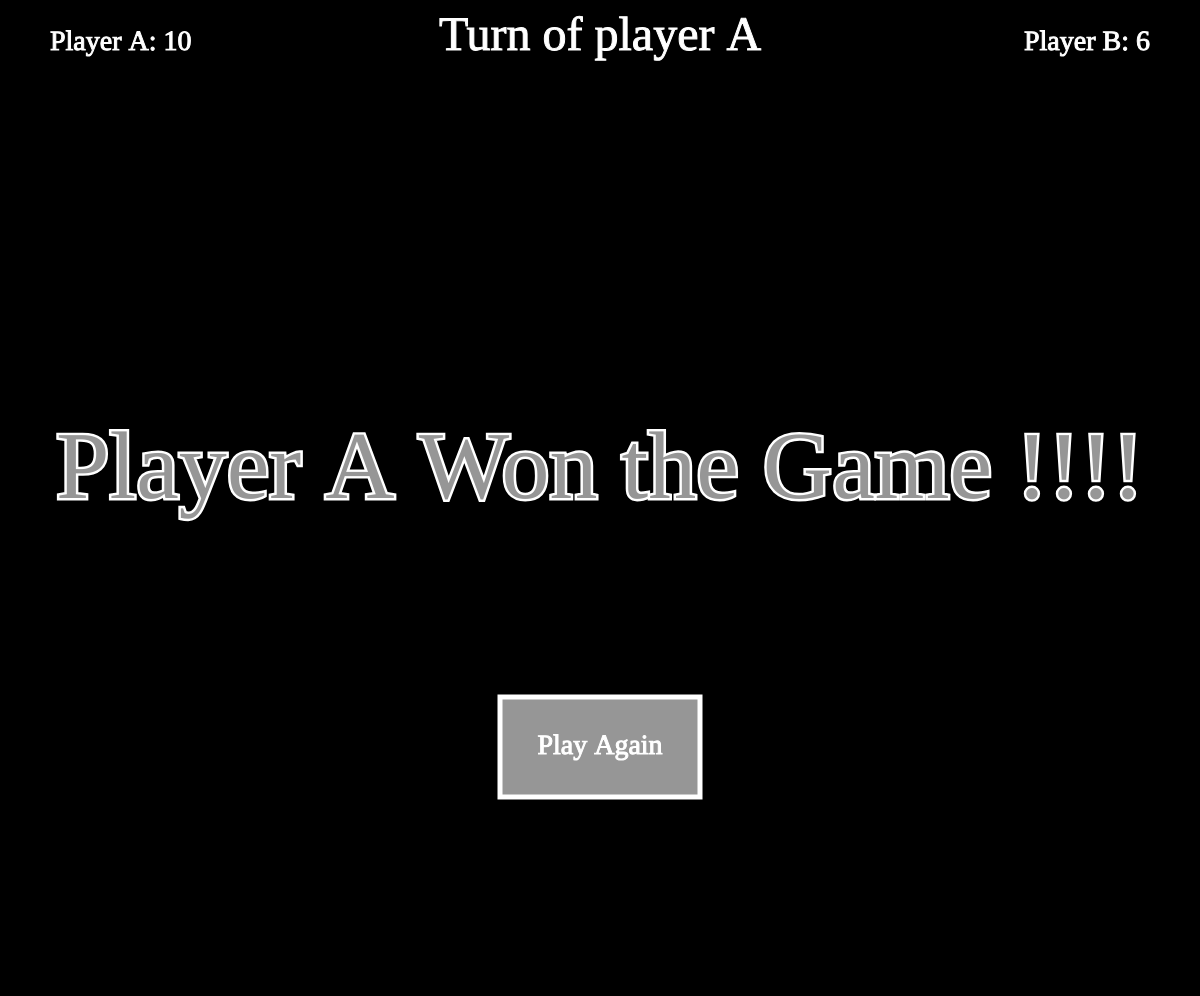
Frame 1 (no input)
Frame 60 (no input): identical to frame 1, image omitted
Frame 120 (the mouse pressed at the canvas centre since frame 60): identical to frame 1, image omitted

The p5.js sketch that drew this single still picture (run headless with seeded random() and noise() and a simulated clock; from frame 60 on, the mouse is pressed at the canvas centre):

// p5.js sketch
// ── sketch.js
let x, h, w;
let run = true;
let turn = 1;
let pl = [10, 6];

function setup() {
	createCanvas(innerWidth, innerHeight - 4);
	textFont('Georgia');
	h = height * 0.75;
	w = (width - h) / 2;
	x = new board(w, height - h - 50, width - w, h - 50);
}

function draw() {
	background(0);
	score();
	if (run) {
		x.select(mouseX, mouseY);
		x.render();
	} else {
		button();
	}
}

function control() {
	let p = x.mark(turn);
	if (p.m) {
		let a = turn === 1 ? 0 : 1;
		pl[a] += p.p;
		if (!p.w) {
			turn *= -1;
		}
	}
}

function reset() {
	if (over) {
		x = new board(w, height - h - 50, width - w, h - 50);
		pl = [0, 0];
		run = true;
		turn = 1;
		over = false;
	}
}

function mousePressed() {
	if (mouseButton === LEFT) {
		if (run) {
			control();
		} else {
			reset();
		}
	}
}

let over = false;
function button() {
	let c1 = 150;
	let c2 = 255;
	if (over) {
		c1 = 100;
		c2 = 150;
		cursor(HAND);
	} else {
		cursor(ARROW);
	}
	push();
	rectMode(RADIUS);
	fill(c1, c2);
	rect(width / 2, (3 * height) / 4, 100, 50);
	fill(255);
	textSize(28);
	stroke(255, c2);
	strokeWeight(1);
	textAlign(CENTER, CENTER);
	text('Play Again', width / 2, (3 * height) / 4);
	pop();
	over = buttonOver();
}

function buttonOver() {
	let res = false;
	let x = abs(width / 2 - mouseX);
	let y = abs((3 * height) / 4 - mouseY);
	if (x < 100 && y < 50) {
		res = true;
	}
	return res;
}

function score() {
	stroke(255);
	strokeWeight(1);
	fill(255);
	textSize(28);
	textAlign(LEFT);
	text('Player A: ' + pl[0], 50, 50);
	textAlign(RIGHT);
	text('Player B: ' + pl[1], width - 50, 50);
	let t = turn === 1 ? 'A' : 'B';
	textSize(48);
	textAlign(CENTER);
	text('Turn of player ' + t, width / 2, 50);

	let a = pl[0] + pl[1];
	if (a === 16) {
		run = false;
		fill(150);
		stroke(255);
		textSize(96);
		strokeWeight(5);
		if (pl[0] != pl[1]) {
			let p = pl[0] > pl[1] ? 'A' : 'B';
			text('Player ' + p + ' Won the Game !!!!', width / 2, height / 2);
		} else {
			text('The game draw', width / 2, height / 2);
		}
	}
}

// ── board.js
class board {
	constructor(x1, y1, x2, y2) {
		this.points = [];
		this.cells = [];
		this.marked = [[], []];
		this.selection = { s: false, i: 0, x: 0, y: 0 };
		let s = (x2 - x1) / 4;
		let x = x1;
		let y = y1;
		for (let i = 0; i < 5; i++) {
			this.points[i] = [];
			for (let j = 0; j < 5; j++) {
				this.points[i].push({ x, y });
				x += s;
			}
			x = x1;
			y += s;
		}
		for (let i = 0; i < 4; i++) {
			this.cells[i] = [];
			for (let j = 0; j < 4; j++) {
				let p1 = this.points[i][j];
				let p2 = this.points[i + 1][j + 1];
				this.cells[i].push(new cell(p1.x, p1.y, p2.x, p2.y, s));
			}
		}
		for (let i = 0; i < 5; i++) {
			this.marked[0][i] = [];
			for (let j = 0; j < 4; j++) {
				this.marked[0][i][j] = false;
			}
		}
		for (let i = 0; i < 4; i++) {
			this.marked[1][i] = [];
			for (let j = 0; j < 5; j++) {
				this.marked[1][i][j] = false;
			}
		}
	}

	render() {
		stroke(255);
		strokeWeight(15);
		push();
		for (let cell of this.cells) {
			for (let c of cell) {
				c.render();
			}
		}
		pop();
		for (let pont of this.points) {
			for (let p of pont) {
				point(p.x, p.y);
			}
		}
	}

	draw(p1, p2) {
		let f = this.selection;
		if (!this.marked[f.i][f.x][f.y]) {
			cursor(HAND);
			stroke(255, 150);
			strokeWeight(15);
			line(p1.x, p1.y, p2.x, p2.y);
		}
	}

	select(x, y) {
		//Horizontal lines
		let ver = false;
		let hor = false;
		for (let line of this.points) {
			let py = abs(line[0].y - y);
			if (py <= 7) {
				for (let i in line) {
					if (x < line[i].x) {
						if (i > 0) {
							let px1 = abs(line[i].x - x);
							let px2 = abs(line[i - 1].x - x);
							if (px1 > 7 && px2 > 7) {
								ver = true;
								this.selection = {
									s: true,
									i: 0,
									x: this.points.indexOf(line),
									y: i - 1,
								};
								this.draw(line[i], line[i - 1]);
							}
						}
						break;
					}
				}
				break;
			}
		}
		if (ver) {
			return;
		}
		//Vertical lines
		for (let i in this.points[0]) {
			let px = abs(this.points[0][i].x - x);
			if (px <= 7) {
				for (let j in this.points) {
					if (y < this.points[j][i].y) {
						if (j > 0) {
							let py1 = abs(this.points[j][i].y - y);
							let py2 = abs(this.points[j - 1][i].y - y);
							if (py1 > 7 && py2 > 7) {
								hor = true;
								this.selection = {
									s: true,
									i: 1,
									x: j - 1,
									y: i - 0,
								};
								this.draw(
									this.points[j][i],
									this.points[j - 1][i]
								);
							}
						}
						break;
					}
				}
				break;
			}
		}
		if (!hor) {
			cursor(ARROW);
			this.selection.s = false;
		}
	}

	mark(player) {
		let res = { m: false, w: false, p: 0 };
		let f = this.selection;
		if (f.s && !this.marked[f.i][f.x][f.y]) {
			this.marked[f.i][f.x][f.y] = true;
			let x1 = f.x;
			let y1 = f.y;
			let x2 = f.x - 1;
			let y2 = f.y;
			let w1 = 0;
			let w2 = 2;
			if (f.i === 1) {
				x2++;
				y2--;
				w1 = 3;
				w2 = 1;
			}
			if (x1 < 4 && y1 < 4) {
				let u = this.cells[x1][y1].update(w1, player);
				res.p += u;
				res.w = u;
			}
			if (x2 >= 0 && y2 >= 0) {
				let u = this.cells[x2][y2].update(w2, player);
				res.p += u;
				res.w = u;
			}
			res.m = true;
		}
		return res;
	}
}

// ── cell.js
class cell {
	constructor(x1, y1, x2, y2, s) {
		this.p = [
			{ x: x1, y: y1 },
			{ x: x2, y: y1 },
			{ x: x2, y: y2 },
			{ x: x1, y: y2 },
		];
		this.s = s;
		this.player = 0;
		this.walls = [false, false, false, false];
		this.quant = 0;
	}

	stamp(x, y) {
		textAlign(CENTER, CENTER);
		let p = this.player === 1 ? 'A' : 'B';
		fill(255);
		stroke(255);
		strokeWeight(1);
		text(p, x, y);
	}

	render() {
		if (this.player != 0) {
			fill(255, 150);
			if (this.player < 0) {
				fill(75, 150);
			}
			noStroke();
			rect(this.p[0].x, this.p[0].y, this.s, this.s);
			let x = this.p[0].x + this.s / 2;
			let y = this.p[0].y + this.s / 2;
			this.stamp(x, y);
		}
		stroke(255);
		strokeWeight(2);
		for (let i = 0; i < 4; i++) {
			if (this.walls[i]) {
				let j = (i + 1) % 4;
				line(this.p[i].x, this.p[i].y, this.p[j].x, this.p[j].y);
			}
		}
	}

	update(i, player) {
		let res = false;
		this.walls[i] = true;
		this.quant++;
		if (this.quant === 4) {
			this.player = player;
			res = true;
		}
		return res;
	}
}
